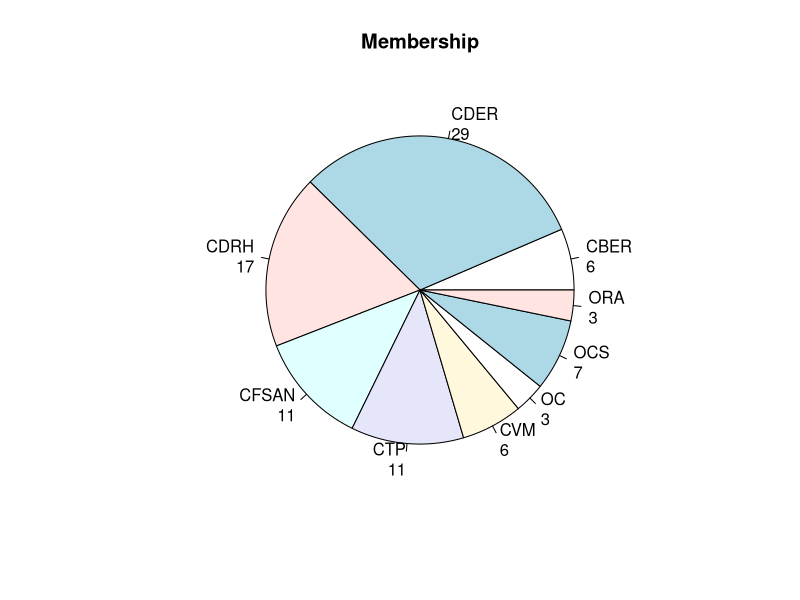

Reproduce this figure in R. (Note: this script raises an error after producing the figure.)
membership<-read.csv("membership.csv")

mytable <- table(membership$center)
lbls <- paste(names(mytable), "\n", mytable, sep="")
pie(mytable, labels = lbls,
    main="Membership") 

wordcloud(membership$modelin_expertise, max.words=30)
wordcloud(membership$regulatory_expertise, max.words=100)